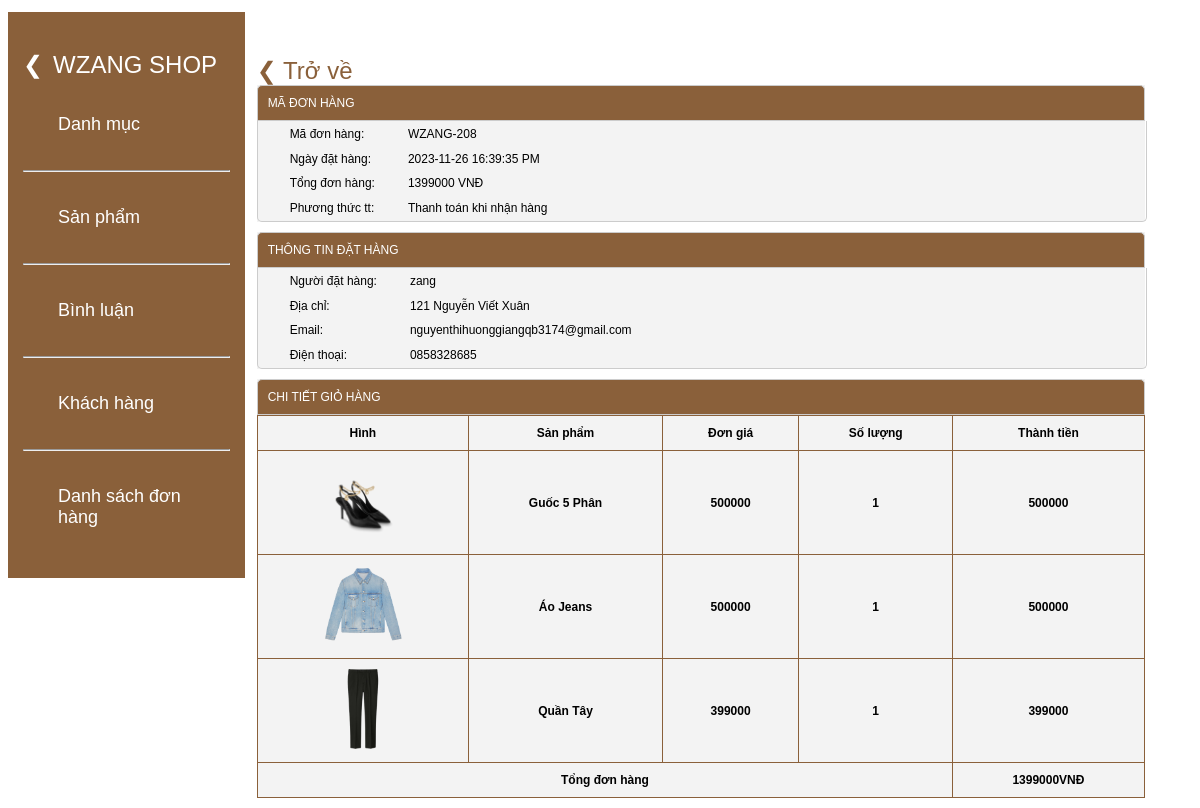
Screenshot of /admin/index.php?act=xemct&id=208 with the database file from the repository.
### tables this page shows
CREATE TABLE `bill` (
  `id` int(10) NOT NULL,
  `iduser` int(10) DEFAULT 0,
  `bill_name` varchar(255) NOT NULL,
  `bill_address` varchar(255) NOT NULL,
  `bill_tel` varchar(50) NOT NULL,
  `bill_email` varchar(100) NOT NULL,
  `bill_pttt` tinyint(1) NOT NULL DEFAULT 0 COMMENT '0.Thanh toán trực tiếp\r\n1.Chuyển khoản\r\n',
  `soluong` int(11) NOT NULL,
  `ngaydathang` varchar(50) DEFAULT NULL,
  `total` int(10) NOT NULL DEFAULT 0,
  `bill_status` tinyint(1) NOT NULL DEFAULT 0 COMMENT '0.Đơn hàng mới\r\n1.Đang xử lý\r\n2.Đang giao hàng\r\n3.Đã giao hàng\r\n'
);

CREATE TABLE `cart` (
  `id` int(10) NOT NULL,
  `iduser` int(10) NOT NULL,
  `idpro` int(10) NOT NULL,
  `img` varchar(255) DEFAULT NULL,
  `name` varchar(255) DEFAULT NULL,
  `price` int(10) NOT NULL DEFAULT 0,
  `soluong` int(3) NOT NULL,
  `idbill` int(10) NOT NULL,
  `thanhtien` int(10) NOT NULL
);

### admin/model/pdo.php (called while the page is built, shortened)
<?php
function pdo_get_connection() {
    $dburl = "mysql:host=" . DB_HOST . ";dbname=" . DB_NAME . ";charset=" . DB_CHARSET;
    $username = DB_USER;
    $password = DB_PASSWORD;
    try {
        $conn = new PDO($dburl, $username, $password);
        $conn->setAttribute(PDO::ATTR_ERRMODE, PDO::ERRMODE_EXCEPTION);
        return $conn;
    } catch(PDOException $e) {
        return null;
    }
}
function pdo_query($sql, $args = []) {
    try {
        $conn = pdo_get_connection();
        $stmt = $conn->prepare($sql);
        $stmt->execute($args);
        $rows = $stmt->fetchAll();
        return $rows;
    } catch(PDOException $e) {
        throw $e;
    } finally {
        $conn = null;
    }
}

### admin/model/cart.php (called while the page is built, shortened)
<?php
function loadall_cart($idbill){
    $sql="select * from cart where idbill=".$idbill;
    $bill=pdo_query($sql);
    return $bill;
}
function loadall_bill($kyw="",$iduser=0){
    $sql="select * from bill where 1";
    if($kyw!="") $sql.=" AND id like '%".$kyw."%'";
    $sql.=" order by id desc";
    $listbill=pdo_query($sql);
    return $listbill;
}
?>

### admin/bill/xemct.php (the view, shortened to what this page needs)
<div class="bill">
    <?php
        foreach ($listbill as $bill) {
                extract($bill)
    ?>
    <div class="trove">
                <a href="index.php?act=listbill" style="text-decoration: none; color: #8A603A; font-size: 2vw;"> &#10094;	Trở về</a>
            </div>
    <div class="bill1">
        <div class="boxtitle" >MÃ ĐƠN HÀNG</div>
        <div class="boxcontent" style="min-height: 100px">
            <table>
                <tr>
                    <td>Mã đơn hàng:</td>
                    <td>WZANG-<?=$bill['id'];?></td>
                </tr>
                <tr>
                    <td>Ngày đặt hàng:</td>
                    <td><?=$bill['ngaydathang'];?></td>
                </tr>
                <tr>
                    <td>Tổng đơn hàng:</td>
                    <td><?=$bill['total'];?> VNĐ</td>
                </tr>
                <tr>
                    <td>Phương thức tt:</td>
                    <td><?php
            if($bill['bill_pttt'] == 0) echo "Thanh toán khi nhận hàng" ; else echo "Thanh toán chuyển khoản ngân hàng"
            ?></td>
                </tr>
            </table>
        </div>
    </div>
    <div class="bill1">
        <div class="boxtitle" >THÔNG TIN ĐẶT HÀNG</div>
        <div class="boxcontent" style="min-height: 100px">
            <table>
                <tr>
                    <td>Người đặt hàng:</td>
                    <td><?=$bill['bill_name'];?></td>
                </tr>
                <tr>
                    <td>Địa chỉ:</td>
                    <td><?=$bill['bill_address'];?></td>
                </tr>
                <tr>
                    <td>Email:</td>
                    <td><?=$bill['bill_email'];?></td>
                </tr>
                <tr>
                    <td>Điện thoại:</td>
                    <td><?=$bill['bill_tel'];?></td>
                </tr>
            </table>
        </div>
    </div>
    <?php  } ?>
    <div class="bill1">
        <div class="boxtitle">CHI TIẾT GIỎ HÀNG</div>
        <div class="boxcontent3">
            <table>
            <?php
    echo '<tr>
    <th>Hình</th>
    <th>Sản phẩm</th>
    <th>Đơn giá</th>
    <th>Số lượng</th>
    <th>Thành tiền</th>
</tr>';
$tong=0;
$img_path="../upload/";
 foreach ($billct as $cart) {
        $hinh=$img_path.$cart[3];
        $ttien=$cart[5]*$cart[6];
        $tong+=$ttien;
        echo '
    <tr>
        <th><img src="'.$hinh.'" alt="" height="80px"></th>
        <th>'.$cart[4].'</th>
        <th>'.$cart[5].'</th>
        <th>'.$cart[6].'</th>
        <th>'.$ttien.'</th>
     </tr>';
 }
    echo ' <tr>
    <th colspan="4">Tổng đơn hàng</th>
    <th>'.$tong.'VNĐ</th>
 </tr>';
            ?>
            </table>
        </div>
    </div>
</div>

### admin/css/style.css (style rules this page uses)
* { font-size: 1vw; font-family: sans-serif; }
.boxcontent { width: 100%; display: flex; }

### admin/bill/xemct.php (style rules this page uses)
.bill { width: 75%; margin-left: 21%;; margin-bottom: 10px; margin-top: -45%; }
.bill1 { background-color: #f3f3f3; }
.bill .bill1 .boxcontent td { padding-left: 30px; }
.boxtitle { color: #FFFFFF ; padding: 10px; background-color: #8A603A; border-top-left-radius: 5px; border-top-right-radius: 5px; border: 1px #CCC solid; }
.boxcontent { border-left: 1px #CCC solid; border-right: 1px #CCC solid; border-bottom: 1px #CCC solid; border-bottom-left-radius: 5px; border-bottom-right-radius: 5px; min-height: 200px; margin-bottom: 10px; }
.cart table, .boxcontent3 table { width: 100%; border-collapse: collapse; border: 1px solid #8A603A ; }
.cart table th, .boxcontent3 table th { padding: 10px; border: 1px solid #8A603A ; width: auto; }

### rows the page displays
bill: id "208", ngaydathang "2023-11-26 16:39:35 PM", total "1399000", bill_pttt "Thanh toán khi nhận hàng", bill_name "zang", bill_address "121 Nguyễn Viết Xuân", bill_email "nguyenthihuonggiangqb3174@gmail.com", bill_tel "0858328685"
cart: img (picture), name "Guốc 5 Phân", price "500000", soluong "1"
cart: img (picture), name "Áo Jeans", price "500000", soluong "1"
cart: img (picture), name "Quần Tây", price "399000", soluong "1"

### other values shown
$tong "1399000"
